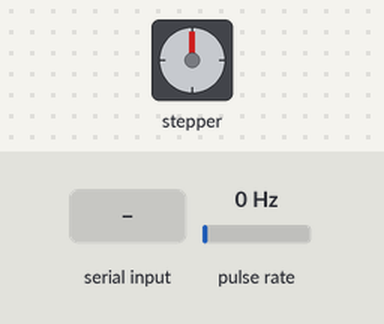
The sketch below on a simulated Arduino Uno, built with avr-gcc and run on an emulated ATmega328P. Shown: stepper motor. Wiring (inferred from the names in the program): pulse sensor: data pin 2. Inputs (shaded band) come from the test bench; at power-on: pulse rate 0 Hz. Stepper angles assume 2048 steps per turn; what the sketch prints to the serial monitor is not drawn.

Above: at 1.2 s.
1.3 s: "200\n" received over Serial
At 2.8 s:
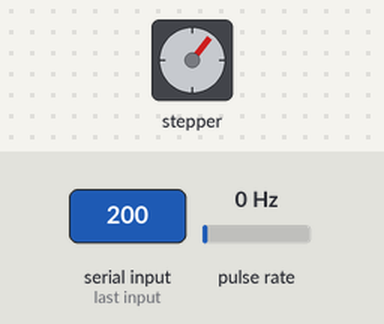
3.2 s: byte 82 ('R') received over Serial
Timing chart, 0 to 6.2 s (numbered marks = the images above; inputs shaded):
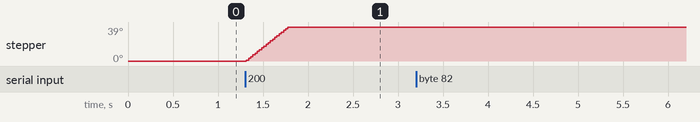

Measured:
- after the input at 1.3 s, stepper: turns 39° clockwise in 0.46 s, starting at once
- after the input at 3.2 s, every drawn part: stays the same

The sketch:

stepper_motor9.ino
```cpp
#include <AccelStepper.h>
#include <MultiStepper.h>

AccelStepper stepper1(AccelStepper::FULL4WIRE,12,11,10,9,true); //flexion
AccelStepper stepper2(AccelStepper::FULL4WIRE,7,6,5,4,true); //rotation
//4pin stepper, pin1, pin2, pin3, pin4, enableOutput()

MultiStepper steppers;

long pos;
long prevpos;
long positions[2] = {0, 0};
//position[0]: stepper1: flexion
//position[1]: stepper2: rotation

int encoderpin1 = 2;
int encoderpin2 = 3;
int counter;
float encoderPos = 0;
boolean change = false;

char recvChar;
boolean newData = false;
boolean sendData = false;
boolean sendR=false;

const byte numChars = 32;
char receivedChars[numChars]; // an array to store the received data

#define USBSERIAL 0 //0 for manual window, 1 for matlab communication

void setup() {
  Serial.begin(9600);

  //ENCODER SET UP
  counter = 1;
  /* Setup encoder pins as inputs */
  pinMode(encoderpin1, INPUT); // Pin 2
  pinMode(encoderpin2, INPUT); // Pin 4
  // encoder pin on interrupt 0 (pin 2)
  attachInterrupt(0, decoder, FALLING);

  //USB SET UP
  if (USBSERIAL == 1)
  {
    Serial.println('a');
    char a = 'b';
    while (a != 'a')
    {
      a = Serial.read();
    }
  }

  //MOTOR SET UP
  stepper1.setMaxSpeed(500); //150rpm
  stepper2.setMaxSpeed(750); //150rpm

  steppers.addStepper(stepper1);
  steppers.addStepper(stepper2);

  positions[0] = 0; //in steps
  positions[1] = 0; //in steps
  steppers.moveTo(positions);
  //Calls AccelStepper::setSpeed() and AccelStepper::moveTo().
  //Calculates speed (and therefore time-interval-per-step, T) such
  //that both steppers reach final positions as same time.
}

void loop() {
  recvWithEndMarker();
  if(showNewData())
  {
  parseData();
  //printNewData();
  steppers.moveTo(positions);
  }
  steppers.run();
  sendEncoderData();

  //if (change == true)
  //{
  //  Serial.println(counter);
  //}
  //change = false;
}

void recvWithEndMarker()
//places serial input (up until \n) into a string buffer
{
  static byte ndx = 0;
  char endMarker = '\n';
  char rc;

  //if (Serial.available() > 0) {
  while (Serial.available() > 0 && newData == false)
  //exit when entire data package read (or serial comm fails)
  {
    rc = Serial.read();

    if (rc != endMarker)
    {
      if (rc == 'R')
      {
        sendData = true;
        sendR=true;
      }
      else
      {
        receivedChars[ndx] = rc;
        ndx++;
        if (ndx >= numChars)
        {
          ndx = numChars - 1;
        }
      }
    }
    else
    {
      receivedChars[ndx] = '\0'; // terminate the string
      ndx = 0;
      newData = true; //exit as entire data packet read
    }  //}
  }
}

int showNewData()
//shows newly created string which should contain same data as serial input
{
  if (newData == true)
  {
    newData = false;
    return 1;
  }
  else
  {
    return 0;
  }
}

void parseData()
// split the data into its parts
{
  if(sendR == false)
  {
  char* strtokIndx; // this is used by strtok() as an index

  char *tempstr = strdup(receivedChars);

  strtokIndx = strtok(tempstr,",");      // get the first part - the string
  positions[0] = atof(strtokIndx);
  positions[0] = (positions[0]*400)/360;

  strtokIndx = strtok(NULL, ","); // this continues where the previous call left
  positions[1] = atof(strtokIndx);     // convert this part to an integer
  positions[1] = (positions[1]*400)/360;


  free(tempstr);
  }
  sendR=false;
}


void printNewData()
//prints parsed positionsc
{
  //Serial.println(tempStr);
  Serial.print("Position 1: ");
  Serial.println(positions[0]);
  Serial.print("Position 2: ");
  Serial.println(positions[1]);
}

void sendEncoderData()
{
  if (sendData == true)
  {
    encoderPos = ((float)counter/256)*360;
    Serial.println(encoderPos);
    sendData = false;
  }
}

void decoder()
  //very short interrupt routine
  //Remember that the routine is only called when pin1
  //changes state, so it's the value of pin2 that we're
  //interrested in here
  {
  if (digitalRead(encoderpin1) == digitalRead(encoderpin2))
  {
    counter--;
    change = true;
  }
  else
  {
    change = true;
    counter++;
  }
}
```
